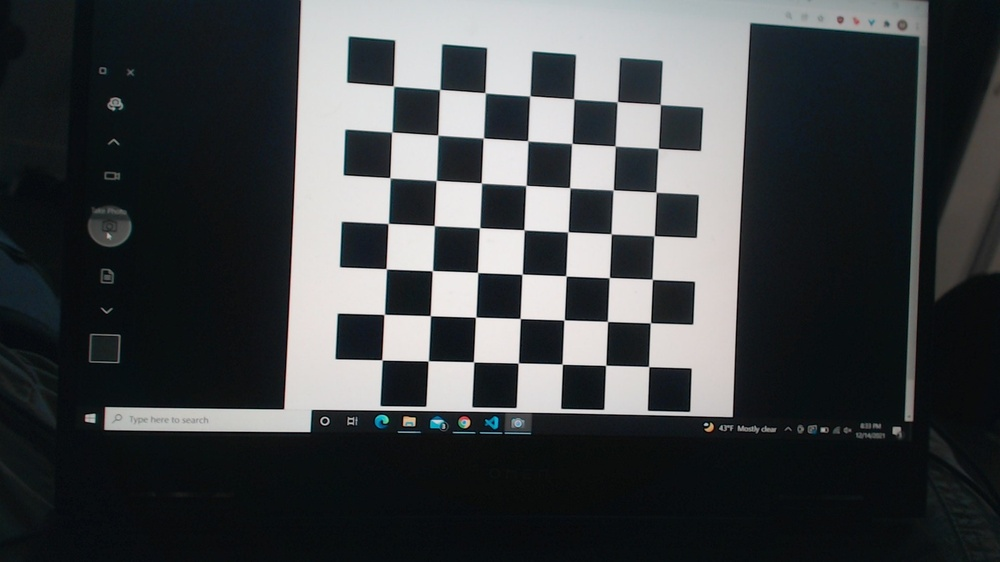
#> input picture ble_server/omniscient_cam/camera_calibration/calib_images/WIN_20211214_20_33_02_Pro.jpg, 1000 x 562 px, shrunk from 1920 x 1080 before the run; its folder holds only this picture in this run
$ python calibrate.py
#> lines starting #> are read from the running program, lines starting #| are printed output that depends on the picture; after the words box and inside, x2 and y2 are one past the last pixel; in counts of white or black regions, pixels touching at a corner belong together; long printed decimals are rounded
import numpy as np
import cv2
import glob
import yaml

# Camera calibration comes from here: https://nikatsanka.github.io/camera-calibration-using-opencv-and-python.html
# termination criteria
criteria = (cv2.TERM_CRITERIA_EPS + cv2.TERM_CRITERIA_MAX_ITER, 30, 0.001)
objp = np.zeros((7*7,3), np.float32)
objp[:,:2] = np.mgrid[0:7,0:7].T.reshape(-1,2)
objpoints = [] # 3d point in real world space
imgpoints = [] # 2d points in image plane.

images = glob.glob(r'./calib_images/*.jpg')

found = 0
for fname in images:
    img = cv2.imread(fname)
#> img is the input picture: shape (562, 1000, 3); mean B, G, R 69.3, 67.2, 64.1
    gray = cv2.cvtColor(img, cv2.COLOR_BGR2GRAY)
    # Find the chess board corners
    ret, corners = cv2.findChessboardCorners(gray, (7,7), None)
#> ret = True; corners = 49 rows, first 8: [393.2, 85.72], [439.8, 89.5], [484.8, 92.48], [530, 95.67], [573.6, 98.7], [617.4, 101.5], [660.1, 104.4], [391.9, 132]
    # If found, add object points, image points (after refining them)
    if ret == True:
        objpoints.append(objp)
        corners2 = cv2.cornerSubPix(gray,corners,(11,11),(-1,-1),criteria)
#> corners2 = 49 rows, first 8: [393.5, 86.09], [439.7, 89.56], [485.2, 92.79], [529.8, 95.89], [573.8, 98.93], [617.3, 101.7], [660.3, 104.5], [391.8, 132.1]
        imgpoints.append(corners2)
        img = cv2.drawChessboardCorners(img, (7,7), corners2, ret)
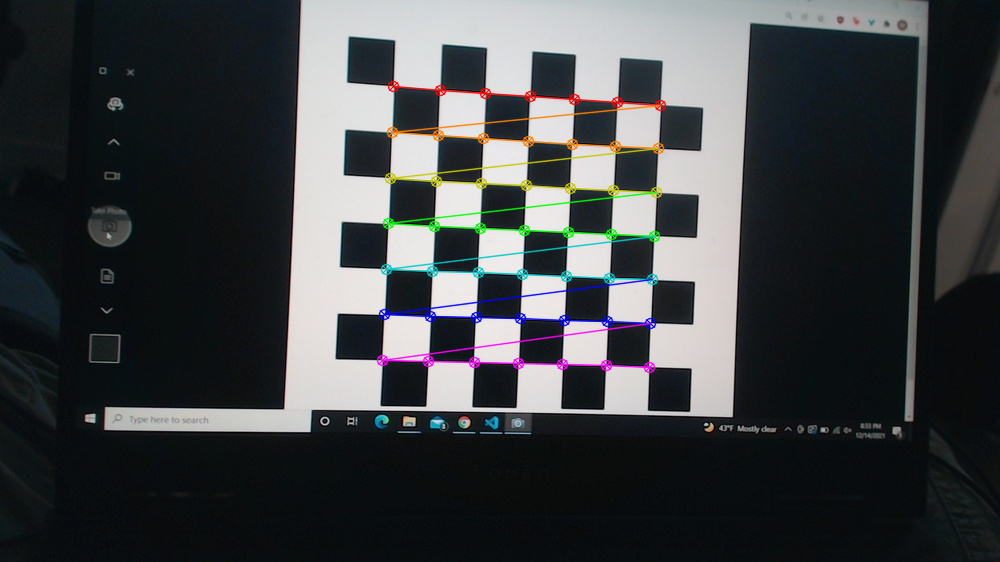
#> img: shape (562, 1000, 3); 2.56% of pixels changed, all inside (x1, y1, x2, y2) = (376, 80, 667, 374)
        found += 1
        cv2.imshow('img', img)
        cv2.waitKey(500)

print("Number of images used for calibration: ", found)
cv2.destroyAllWindows()

# calibration
ret, mtx, dist, rvecs, tvecs = cv2.calibrateCamera(objpoints, imgpoints, gray.shape[::-1], None, None)
#> ret = 0.0552; mtx = [[1429.9, 0, 507.5], [0, 1395.1, 255.7], [0, 0, 1]]; dist = [[0.417, 2.75, -0.00448, -0.00425, -220.1]]; rvecs = ([-0.000971, -0.226, 0.0426],); tvecs = ([-2.43, -3.71, 30.81],)
print(rvecs)
#| (array([[-0.0009708],
#|        [-0.2264  ],
#|        [ 0.04258]]),)
# transform the matrix and distortion coefficients to writable lists
data = {'camera_matrix': np.asarray(mtx).tolist(),
        'dist_coeff': np.asarray(dist).tolist()}
#> data = {'camera_matrix': [[1429.9, 0, 507.5], [0, 1395.1, 255.7], [0, 0, 1]], 'dist_coeff': [[0.417, 2.75, -0.00448, -0.00425, -220.1]]}

with open("calibration_matrix.yaml", "w") as f:
    yaml.dump(data, f)

$ run again, on ble_server/omniscient_cam/camera_calibration/calib_images/WIN_20211214_20_33_58_Pro.jpg
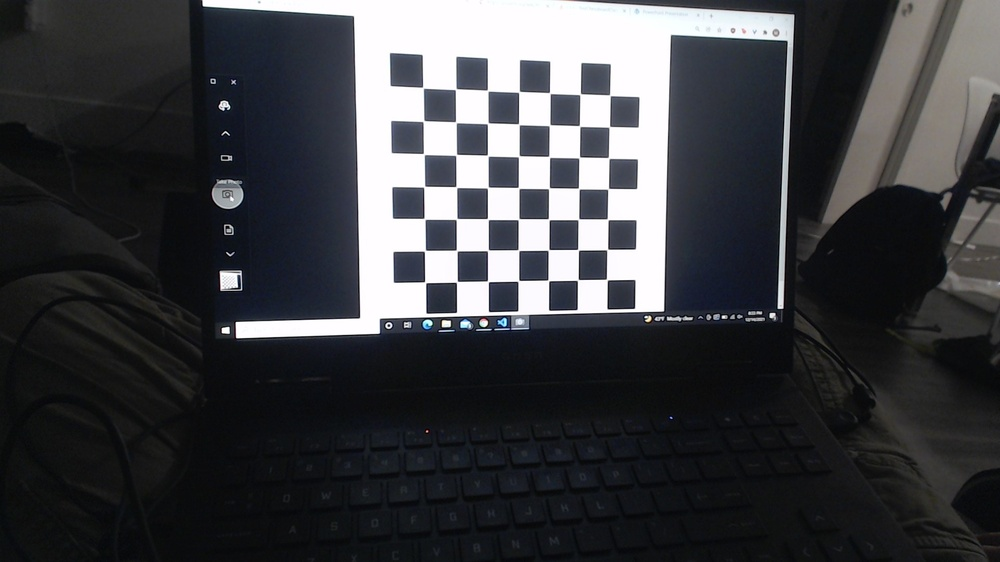
#> input picture ble_server/omniscient_cam/camera_calibration/calib_images/WIN_20211214_20_33_58_Pro.jpg, 1000 x 562 px, shrunk from 1920 x 1080 before the run
#> img is the input picture: shape (562, 1000, 3); mean B, G, R 66.2, 62.7, 61.6
#> `ret, corners = cv2.findChessboardCorners(gray, (7,7), None)`: ret = True; corners = 49 rows, first 8: [423, 87.19], [455.9, 88.89], [487.4, 90.29], [519.2, 92.07], [549.8, 92.69], [580.1, 93.17], [609.8, 95.74], [423.5, 121.1]
#> corners2 = 49 rows, first 8: [423, 87.67], [455.7, 89.18], [487.6, 90.55], [519, 91.75], [549.7, 93.06], [580.2, 94.21], [609.9, 95.29], [423.5, 121.1]
#> `img = cv2.drawChessboardCorners(img, (7,7), corners2, ret)`:
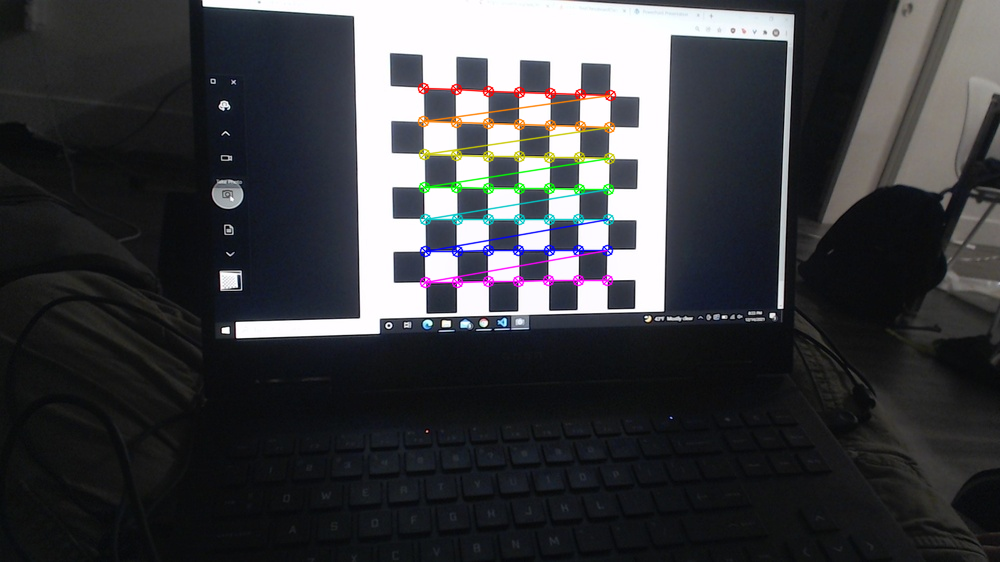
#> img: shape (562, 1000, 3); 1.94% of pixels changed, all inside (x1, y1, x2, y2) = (417, 82, 617, 289)
#> `ret, mtx, dist, rvecs, tvecs = cv2.calibrateCamera(objpoints, imgpoint..`: ret = 0.0655; mtx = [[634.6, 0, 482.1], [0, 625.9, 283.9], [0, 0, 1]]; dist = [[0.0464, 0.412, -0.00169, 0.000459, -2.15]]; rvecs = ([0.0709, -0.191, -0.0092],); tvecs = ([-1.79, -6.04, 19.41],)
#| (array([[ 0.07087],
#|        [-0.1907],
#|        [-0.009198]]),)
#> data = {'camera_matrix': [[634.6, 0, 482.1], [0, 625.9, 283.9], [0, 0, 1]], 'dist_coeff': [[0.0464, 0.412, -0.00169, 0.000459, -2.15]]}

$ run again, on ble_server/omniscient_cam/camera_calibration/calib_images/WIN_20211214_20_34_03_Pro.jpg
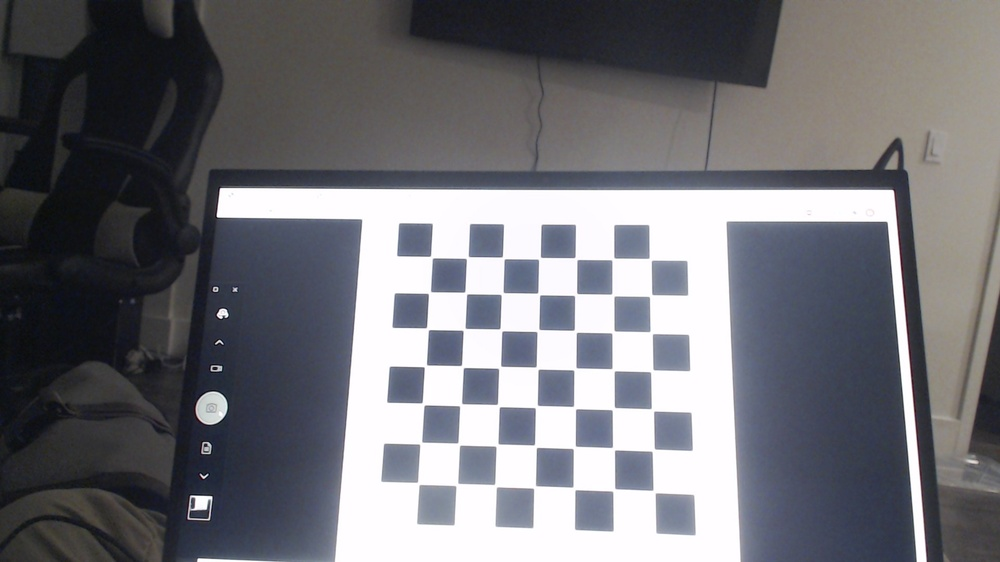
#> input picture ble_server/omniscient_cam/camera_calibration/calib_images/WIN_20211214_20_34_03_Pro.jpg, 1000 x 562 px, shrunk from 1920 x 1080 before the run
#> img is the input picture: shape (562, 1000, 3); mean B, G, R 118.9, 113.6, 113.4
#> `gray = cv2.cvtColor(img, cv2.COLOR_BGR2GRAY)`:
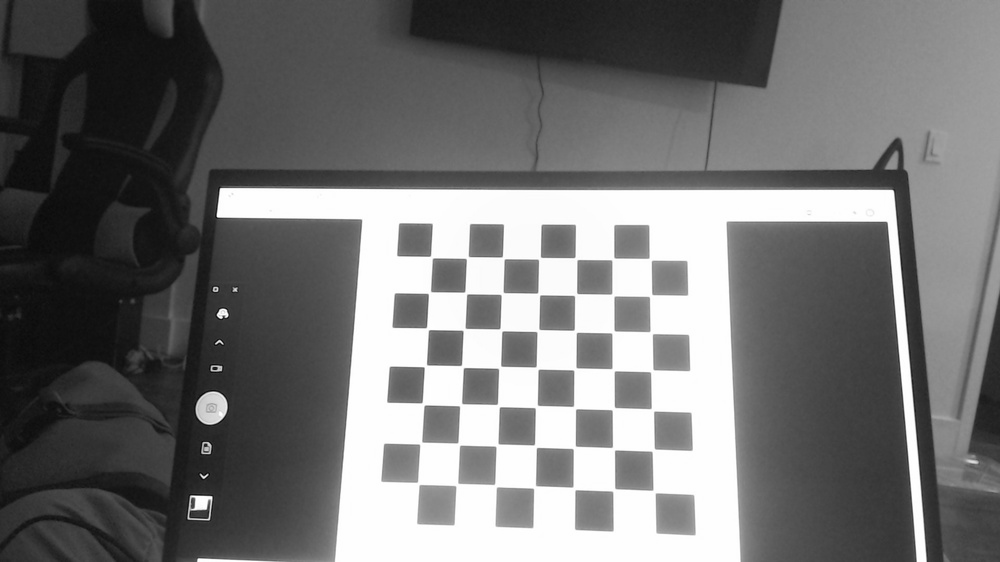
#> gray: shape (562, 1000); min 7, max 255, mean 114.1
#> `ret, corners = cv2.findChessboardCorners(gray, (7,7), None)`: ret = True; corners = 49 rows, first 8: [431.4, 256.8], [465.3, 258.3], [502.5, 258.5], [537.3, 258.9], [574.5, 257.4], [613.8, 258.2], [648.7, 258.6], [430, 293]
#> corners2 = 49 rows, first 8: [431.4, 257.1], [467.3, 257.5], [503.2, 257.8], [539.5, 258.2], [575.9, 258.5], [612.9, 258.9], [650.3, 259.2], [429.4, 292.6]
#> `img = cv2.drawChessboardCorners(img, (7,7), corners2, ret)`:
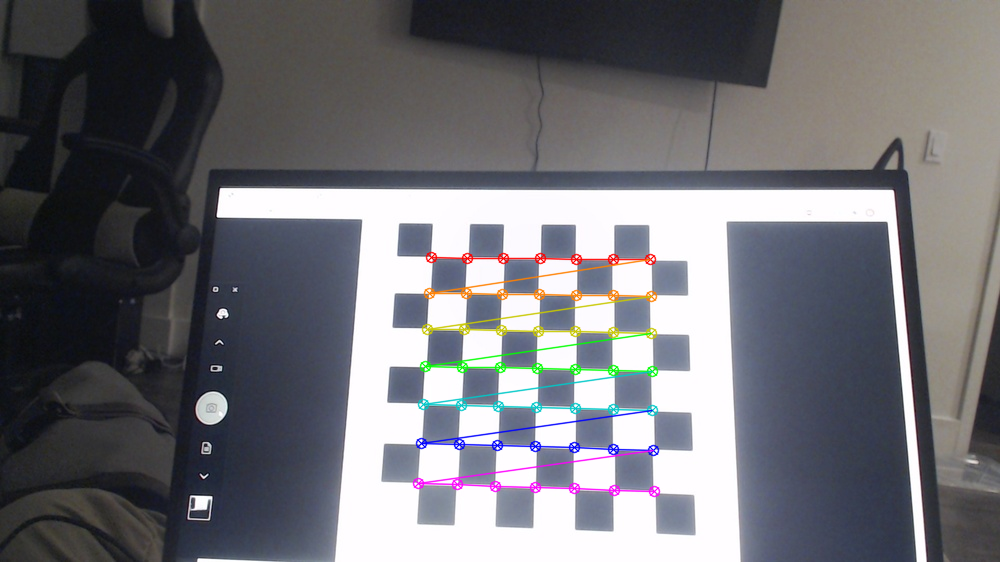
#> img: shape (562, 1000, 3); 2.26% of pixels changed, all inside (x1, y1, x2, y2) = (412, 251, 661, 498)
#> `ret, mtx, dist, rvecs, tvecs = cv2.calibrateCamera(objpoints, imgpoint..`: ret = 0.0723; mtx = [[684.1, 0, 528.2], [0, 680.4, 263.9], [0, 0, 1]]; dist = [[0.0957, 0.181, -0.00264, 0.000473, -1.5]]; rvecs = ([-0.205, 0.0696, 0.0176],); tvecs = ([-2.68, -0.189, 19],)
#| (array([[-0.205 ],
#|        [ 0.06964],
#|        [ 0.01757]]),)
#> data = {'camera_matrix': [[684.1, 0, 528.2], [0, 680.4, 263.9], [0, 0, 1]], 'dist_coeff': [[0.0957, 0.181, -0.00264, 0.000473, -1.5]]}

$ run again, on ble_server/omniscient_cam/camera_calibration/calib_images/WIN_20211214_20_34_06_Pro.jpg
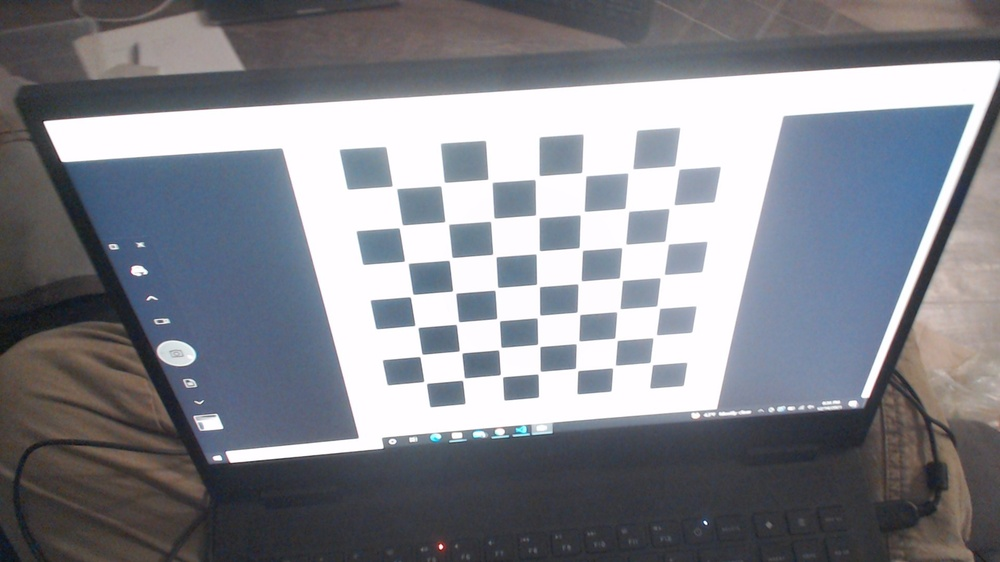
#> input picture ble_server/omniscient_cam/camera_calibration/calib_images/WIN_20211214_20_34_06_Pro.jpg, 1000 x 562 px, shrunk from 1920 x 1080 before the run
#> img is the input picture: shape (562, 1000, 3); mean B, G, R 139.3, 132, 129.9
#> `gray = cv2.cvtColor(img, cv2.COLOR_BGR2GRAY)`:
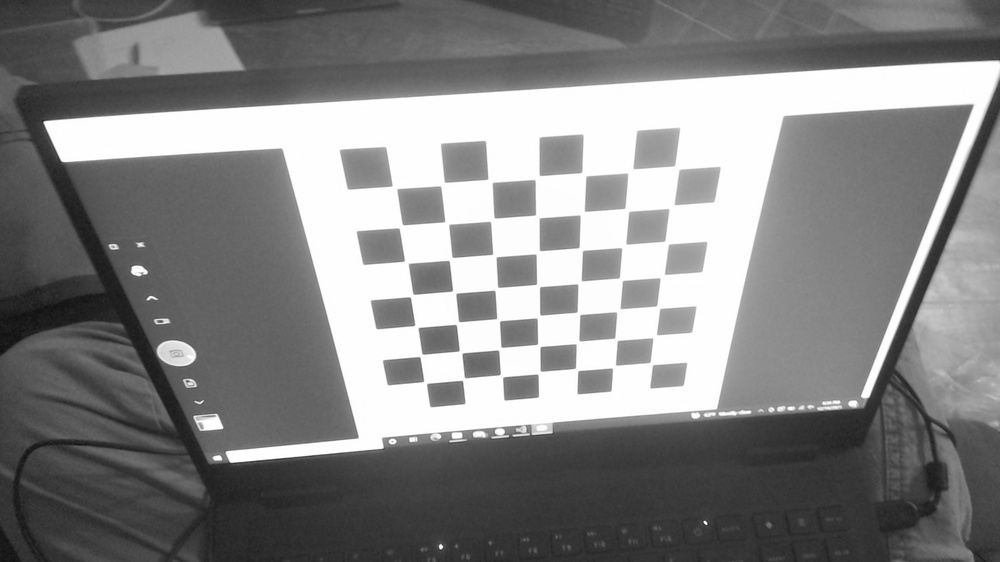
#> gray: shape (562, 1000); min 15, max 255, mean 132.3
#> `ret, corners = cv2.findChessboardCorners(gray, (7,7), None)`: ret = True; corners = 49 rows, first 8: [676, 167.4], [671.5, 206.5], [666, 243], [662, 276], [657.1, 306.3], [655, 337], [651, 363.5], [630.5, 171]
#> corners2 = 49 rows, first 8: [676.9, 167.5], [671.4, 206.7], [666.5, 242.5], [662.1, 276.3], [658.2, 307], [654.6, 336.4], [651.4, 363.6], [630.4, 170.8]
#> `img = cv2.drawChessboardCorners(img, (7,7), corners2, ret)`:
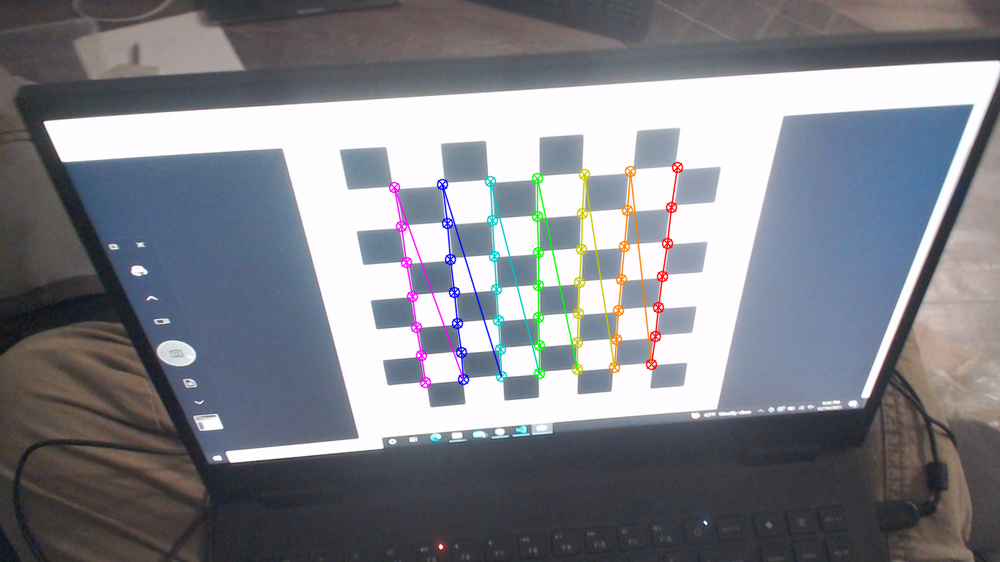
#> img: shape (562, 1000, 3); 2.06% of pixels changed, all inside (x1, y1, x2, y2) = (388, 161, 684, 389)
#> `ret, mtx, dist, rvecs, tvecs = cv2.calibrateCamera(objpoints, imgpoint..`: ret = 0.135; mtx = [[564.9, 0, 485], [0, 498.5, 288.6], [0, 0, 1]]; dist = [[-0.00774, 0.809, 0.00942, -0.0032, -2.52]]; rvecs = ([0.356, -0.46, 1.46],); tvecs = ([4.08, -2.94, 12.04],)
#| (array([[ 0.3562],
#|        [-0.4603],
#|        [ 1.456]]),)
#> data = {'camera_matrix': [[564.9, 0, 485], [0, 498.5, 288.6], [0, 0, 1]], 'dist_coeff': [[-0.00774, 0.809, 0.00942, -0.0032, -2.52]]}

$ run again, on ble_server/omniscient_cam/camera_calibration/calib_images/WIN_20211214_20_33_06_Pro.jpg
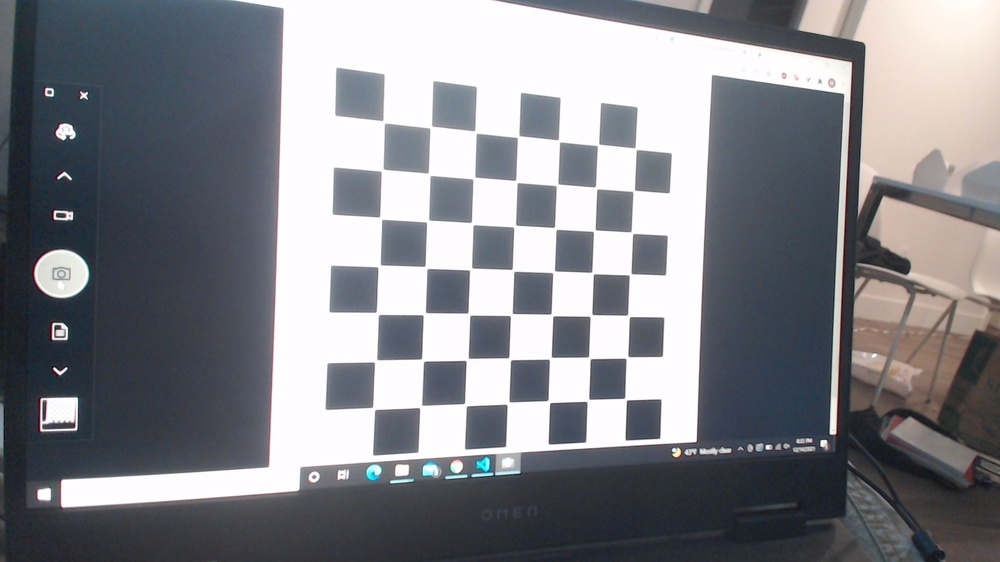
#> input picture ble_server/omniscient_cam/camera_calibration/calib_images/WIN_20211214_20_33_06_Pro.jpg, 1000 x 562 px, shrunk from 1920 x 1080 before the run
#> img is the input picture: shape (562, 1000, 3); mean B, G, R 137.2, 132, 130.9
#> `ret, corners = cv2.findChessboardCorners(gray, (7,7), None)`: ret = True; corners = 49 rows, first 8: [382, 122.5], [431.8, 125.6], [474.2, 130.6], [517.1, 137.8], [558, 141.5], [598.9, 143.9], [636.6, 149.7], [383.6, 168.8]
#> corners2 = 49 rows, first 8: [383.6, 121.8], [430.8, 127], [475.5, 132.1], [518.1, 136.5], [558.9, 140.8], [598.1, 144.8], [635.7, 148.7], [382.2, 170.1]
#> `img = cv2.drawChessboardCorners(img, (7,7), corners2, ret)`:
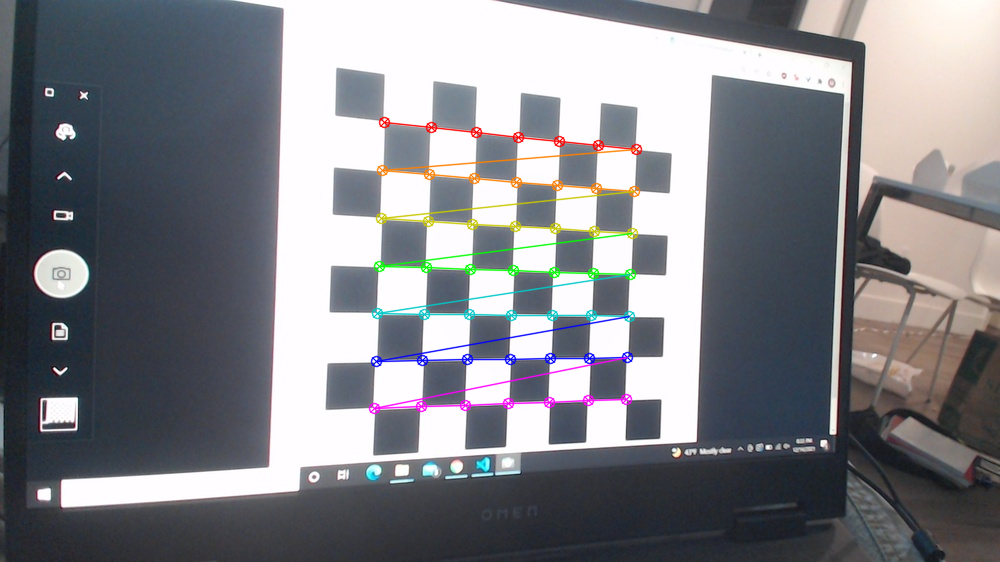
#> img: shape (562, 1000, 3); 2.45% of pixels changed, all inside (x1, y1, x2, y2) = (368, 116, 643, 415)
#> `ret, mtx, dist, rvecs, tvecs = cv2.calibrateCamera(objpoints, imgpoint..`: ret = 0.0659; mtx = [[1018.1, 0, 529.3], [0, 956.4, 284.6], [0, 0, 1]]; dist = [[0.356, -5.86, -0.00148, 0.00678, 64.66]]; rvecs = ([0.0225, -0.507, 0.0315],); tvecs = ([-2.86, -3.39, 20.13],)
#| (array([[ 0.02252],
#|        [-0.5071],
#|        [ 0.03154]]),)
#> data = {'camera_matrix': [[1018.1, 0, 529.3], [0, 956.4, 284.6], [0, 0, 1]], 'dist_coeff': [[0.356, -5.86, -0.00148, 0.00678, 64.66]]}
